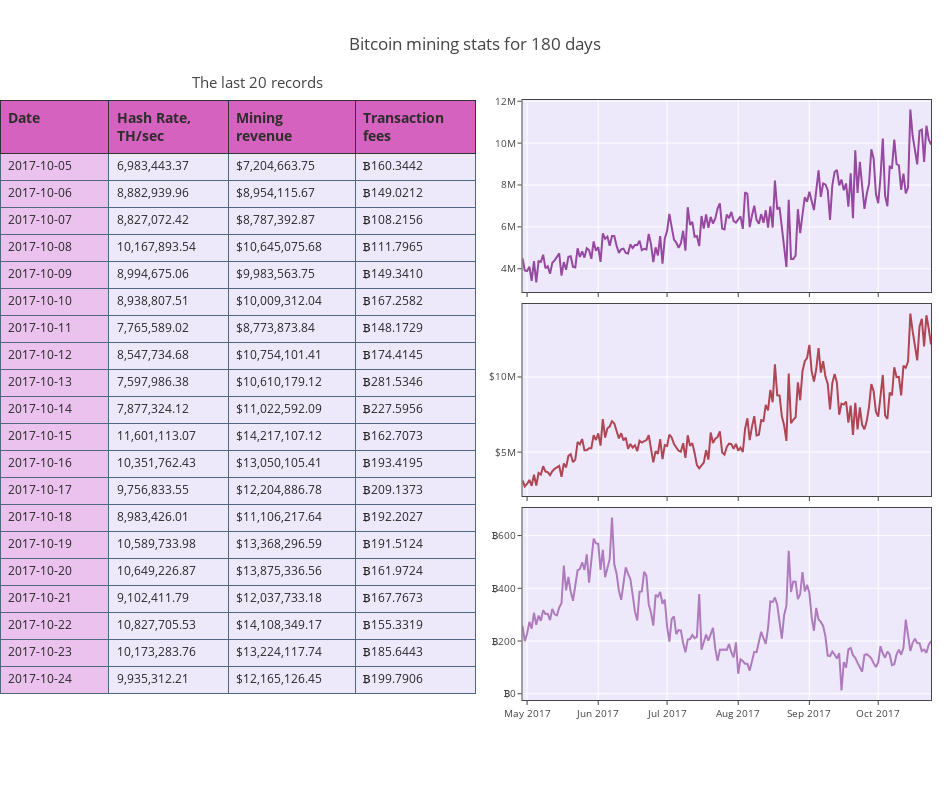

Source (notebook cell):
### Code cell
iplot(fig1)

### Figure 1 — Plotly figure (JSON) as saved in the notebook; plotly's stock layout.template omitted (floating-point values rounded to 4 significant figures; data arrays with more than 128 entries replaced by an {"elided": "..."} marker saying what was removed)
{"data": [{"cells": {"align": ["left", "left", "left", "left", "left"], "fill": {"color": ["rgb(235,193, 238", "rgba(228, 222,249, 0.65)"]}, "font": {"color": ["rgb(40,40,40)", "rgb(40,40,40)", "rgb(40,40,40)", "rgb(40,40,40)", "rgb(40,40,40)"], "size": 12}, "format": [null, ",.2f", ",.2f", ",.4f"], "height": 27, "line": {"color": "#506784"}, "prefix": [null, null, "$", "₿"], "suffix": [null, null, null, null], "values": [["2017-10-05", "2017-10-06", "2017-10-07", "2017-10-08", "2017-10-09", "2017-10-10", "2017-10-11", "2017-10-12", "2017-10-13", "2017-10-14", "2017-10-15", "2017-10-16", "2017-10-17", "2017-10-18", "2017-10-19", "2017-10-20", "2017-10-21", "2017-10-22", "2017-10-23", "2017-10-24"], [6983000.0, 8883000.0, 8827000.0, 10170000.0, 8995000.0, 8939000.0, 7766000.0, 8548000.0, 7598000.0, 7877000.0, 11600000.0, 10350000.0, 9757000.0, 8983000.0, 10590000.0, 10650000.0, 9102000.0, 10830000.0, 10170000.0, 9935000.0], [7205000.0, 8954000.0, 8787000.0, 10650000.0, 9984000.0, 10010000.0, 8774000.0, 10750000.0, 10610000.0, 11020000.0, 14220000.0, 13050000.0, 12200000.0, 11110000.0, 13370000.0, 13880000.0, 12040000.0, 14110000.0, 13220000.0, 12170000.0], [160.3, 149.0, 108.2, 111.8, 149.3, 167.3, 148.2, 174.4, 281.5, 227.6, 162.7, 193.4, 209.1, 192.2, 191.5, 162.0, 167.8, 155.3, 185.6, 199.8]]}, "columnorder": [0, 1, 2, 3, 4], "columnwidth": [30, 33, 35, 33], "domain": {"x": [0, 0.5], "y": [0, 1]}, "header": {"align": ["left", "left", "left", "left", "left"], "fill": {"color": "#d562be"}, "font": {"color": ["rgb(45,45,45)", "rgb(45,45,45)", "rgb(45,45,45)", "rgb(45,45,45)", "rgb(45,45,45)"], "size": 14}, "height": 50, "line": {"color": "rgb(50,50,50)"}, "values": [["<b>Date</b>"], ["<b>Hash Rate, TH/sec</b>"], ["<b>Mining revenue</b>"], ["<b>Transaction fees</b>"]]}, "type": "table"}, {"line": {"color": "#9748a1", "width": 2}, "mode": "lines", "name": "hash-rate-TH/s", "type": "scatter", "x": {"elided": "179 str values"}, "xaxis": "x1", "y": {"elided": "179 float values"}, "yaxis": "y1"}, {"line": {"color": "#b04553", "width": 2}, "mode": "lines", "name": "mining revenue", "type": "scatter", "x": {"elided": "179 str values"}, "xaxis": "x2", "y": {"elided": "179 float values"}, "yaxis": "y2"}, {"line": {"color": "#af7bbd", "width": 2}, "mode": "lines", "name": "transact-fee", "type": "scatter", "x": {"elided": "179 str values"}, "xaxis": "x3", "y": {"elided": "179 float values"}, "yaxis": "y3"}], "layout": {"annotations": [{"font": {"size": 15}, "showarrow": false, "text": "The last 20 records", "x": 0.2, "xanchor": "left", "xref": "paper", "y": 1.01, "yanchor": "bottom", "yref": "paper"}], "autosize": false, "height": 800, "margin": {"b": 100, "l": 0, "r": 0, "t": 100}, "plot_bgcolor": "rgba(228, 222,249, 0.65)", "showlegend": false, "title": "Bitcoin mining stats for 180 days", "width": 950, "xaxis1": {"anchor": "y1", "domain": [0.55, 0.98], "gridcolor": "#ffffff", "mirror": true, "showgrid": true, "showline": true, "showticklabels": false, "tickfont": {"size": 10}, "ticklen": 4, "zeroline": false}, "xaxis2": {"anchor": "y2", "domain": [0.55, 0.98], "gridcolor": "#ffffff", "mirror": true, "showgrid": true, "showline": true, "showticklabels": false, "tickfont": {"size": 10}, "ticklen": 4, "zeroline": false}, "xaxis3": {"anchor": "y3", "domain": [0.55, 0.98], "gridcolor": "#ffffff", "mirror": true, "showgrid": true, "showline": true, "tickfont": {"size": 10}, "ticklen": 4, "zeroline": false}, "yaxis1": {"anchor": "x1", "domain": [0.68, 1], "gridcolor": "#ffffff", "hoverformat": ".2f", "mirror": true, "showgrid": true, "showline": true, "tickfont": {"size": 10}, "ticklen": 4, "zeroline": false}, "yaxis2": {"anchor": "x2", "domain": [0.34, 0.66], "gridcolor": "#ffffff", "hoverformat": ".2f", "mirror": true, "showgrid": true, "showline": true, "tickfont": {"size": 10}, "ticklen": 4, "tickprefix": "$", "zeroline": false}, "yaxis3": {"anchor": "x3", "domain": [0, 0.32], "gridcolor": "#ffffff", "hoverformat": ".2f", "mirror": true, "showgrid": true, "showline": true, "tickfont": {"size": 10}, "ticklen": 4, "tickprefix": "₿", "zeroline": false}}}
